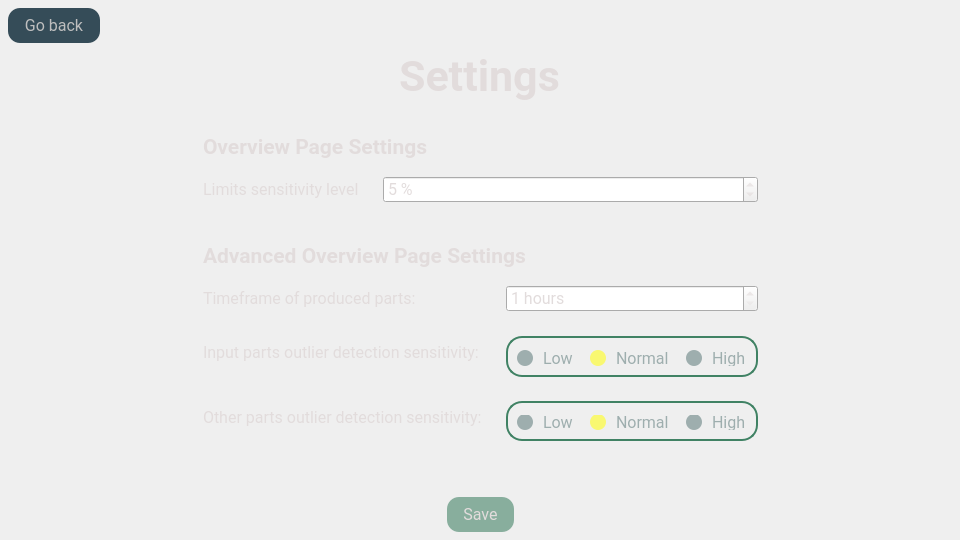
<?xml version="1.0" encoding="UTF-8"?>
<ui version="4.0">
 <author>Boanc Ionut-Silviu</author>
 <class>settings_window</class>
 <widget class="QWidget" name="settings_window">
  <property name="geometry">
   <rect>
    <x>0</x>
    <y>0</y>
    <width>960</width>
    <height>540</height>
   </rect>
  </property>
  <property name="sizePolicy">
   <sizepolicy hsizetype="MinimumExpanding" vsizetype="MinimumExpanding">
    <horstretch>0</horstretch>
    <verstretch>0</verstretch>
   </sizepolicy>
  </property>
  <property name="minimumSize">
   <size>
    <width>960</width>
    <height>540</height>
   </size>
  </property>
  <property name="maximumSize">
   <size>
    <width>16777215</width>
    <height>16777215</height>
   </size>
  </property>
  <property name="font">
   <font>
    <family>Vitesco</family>
    <pointsize>12</pointsize>
   </font>
  </property>
  <property name="windowTitle">
   <string>CIIT</string>
  </property>
  <property name="styleSheet">
   <string notr="true">QPushButton {
border-radius: 12px;
padding-left: 16px;
padding-right: 16px;
padding-top: 8 px;
padding-bottom: 8 px;
}

QRadioButton {
	font: 12pt Roboto;
	color: rgb(158, 174, 174);
    spacing: 10px;
}

QRadioButton::indicator {
    width: 16px;
    height: 16px;
	background-color: rgb(158, 174, 174);
	border-radius: 8px;
}

QRadioButton#rb_low_input::indicator:checked,
 QRadioButton#rb_low_other::indicator:checked{
   
	background-color: rgb(64, 130, 100);
}

QRadioButton#rb_normal_input::indicator:checked,
 QRadioButton#rb_normal_other::indicator:checked {
   
	background-color: rgb(249, 248, 113);
}

QRadioButton#rb_high_input::indicator:checked,
 QRadioButton#rb_high_other::indicator:checked {
   background-color: rgb(138, 29, 0);
}
</string>
  </property>
  <layout class="QGridLayout" name="gridLayout">
   <property name="leftMargin">
    <number>8</number>
   </property>
   <property name="topMargin">
    <number>8</number>
   </property>
   <property name="rightMargin">
    <number>8</number>
   </property>
   <property name="bottomMargin">
    <number>8</number>
   </property>
   <property name="spacing">
    <number>8</number>
   </property>
   <item row="3" column="1">
    <layout class="QVBoxLayout" name="vl_contents">
     <property name="spacing">
      <number>16</number>
     </property>
     <property name="leftMargin">
      <number>24</number>
     </property>
     <property name="topMargin">
      <number>24</number>
     </property>
     <property name="rightMargin">
      <number>24</number>
     </property>
     <property name="bottomMargin">
      <number>48</number>
     </property>
     <item alignment="Qt::AlignmentFlag::AlignLeft|Qt::AlignmentFlag::AlignTop">
      <widget class="QLabel" name="lb_overview_title">
       <property name="font">
        <font>
         <family>Roboto</family>
         <pointsize>16</pointsize>
         <bold>true</bold>
        </font>
       </property>
       <property name="styleSheet">
        <string notr="true">color: rgb(226, 220, 220);</string>
       </property>
       <property name="text">
        <string>Overview Page Settings</string>
       </property>
      </widget>
     </item>
     <item>
      <layout class="QFormLayout" name="fl_overview">
       <property name="horizontalSpacing">
        <number>24</number>
       </property>
       <property name="verticalSpacing">
        <number>24</number>
       </property>
       <item row="0" column="0">
        <widget class="QLabel" name="lb_limit_sensitivity">
         <property name="font">
          <font>
           <family>Roboto</family>
           <pointsize>12</pointsize>
          </font>
         </property>
         <property name="styleSheet">
          <string notr="true">color:rgb(226, 220, 220);</string>
         </property>
         <property name="text">
          <string>Limits sensitivity level</string>
         </property>
        </widget>
       </item>
       <item row="0" column="1">
        <widget class="QSpinBox" name="sb_limit_sensitivity">
         <property name="font">
          <font>
           <family>Roboto</family>
           <pointsize>12</pointsize>
           <bold>false</bold>
          </font>
         </property>
         <property name="styleSheet">
          <string notr="true">color: rgb(226, 220, 220);</string>
         </property>
         <property name="wrapping">
          <bool>false</bool>
         </property>
         <property name="alignment">
          <set>Qt::AlignmentFlag::AlignLeading|Qt::AlignmentFlag::AlignLeft|Qt::AlignmentFlag::AlignVCenter</set>
         </property>
         <property name="buttonSymbols">
          <enum>QAbstractSpinBox::ButtonSymbols::UpDownArrows</enum>
         </property>
         <property name="accelerated">
          <bool>true</bool>
         </property>
         <property name="suffix">
          <string> %</string>
         </property>
         <property name="maximum">
          <number>100</number>
         </property>
         <property name="value">
          <number>5</number>
         </property>
        </widget>
       </item>
       <item row="1" column="0">
        <spacer name="verticalSpacer">
         <property name="orientation">
          <enum>Qt::Orientation::Vertical</enum>
         </property>
         <property name="sizeHint" stdset="0">
          <size>
           <width>20</width>
           <height>40</height>
          </size>
         </property>
        </spacer>
       </item>
      </layout>
     </item>
     <item>
      <widget class="QLabel" name="lb_advanced_overview_title">
       <property name="font">
        <font>
         <family>Roboto</family>
         <pointsize>16</pointsize>
         <bold>true</bold>
        </font>
       </property>
       <property name="styleSheet">
        <string notr="true">color: rgb(226, 220, 220);</string>
       </property>
       <property name="text">
        <string>Advanced Overview Page Settings</string>
       </property>
      </widget>
     </item>
     <item>
      <layout class="QFormLayout" name="fl_advanced">
       <property name="horizontalSpacing">
        <number>24</number>
       </property>
       <property name="verticalSpacing">
        <number>24</number>
       </property>
       <item row="0" column="0">
        <widget class="QLabel" name="lb_timeframe">
         <property name="font">
          <font>
           <family>Roboto</family>
           <pointsize>12</pointsize>
          </font>
         </property>
         <property name="styleSheet">
          <string notr="true">color: rgb(226, 220, 220);</string>
         </property>
         <property name="text">
          <string>Timeframe of produced parts: </string>
         </property>
        </widget>
       </item>
       <item row="0" column="1">
        <widget class="QSpinBox" name="sb_timeframe">
         <property name="font">
          <font>
           <family>Roboto</family>
           <pointsize>12</pointsize>
          </font>
         </property>
         <property name="styleSheet">
          <string notr="true">color: rgb(226, 220, 220);</string>
         </property>
         <property name="buttonSymbols">
          <enum>QAbstractSpinBox::ButtonSymbols::UpDownArrows</enum>
         </property>
         <property name="suffix">
          <string> hours</string>
         </property>
         <property name="minimum">
          <number>1</number>
         </property>
         <property name="maximum">
          <number>8</number>
         </property>
        </widget>
       </item>
       <item row="1" column="0">
        <widget class="QLabel" name="lb_input_sensitivity">
         <property name="font">
          <font>
           <family>Roboto</family>
           <pointsize>12</pointsize>
          </font>
         </property>
         <property name="styleSheet">
          <string notr="true">color: rgb(226, 220, 220);</string>
         </property>
         <property name="text">
          <string>Input parts outlier detection sensitivity:</string>
         </property>
        </widget>
       </item>
       <item row="3" column="0">
        <widget class="QLabel" name="lb_other_sensitivity">
         <property name="font">
          <font>
           <family>Roboto</family>
           <pointsize>12</pointsize>
          </font>
         </property>
         <property name="styleSheet">
          <string notr="true">color: rgb(226, 220, 220);</string>
         </property>
         <property name="text">
          <string>Other parts outlier detection sensitivity:</string>
         </property>
        </widget>
       </item>
       <item row="1" column="1">
        <widget class="QGroupBox" name="gb_input_sensitivity">
         <property name="styleSheet">
          <string notr="true">QGroupBox {
    border-radius: 16px;	
	border-style: solid;
    border-width: 2px;
	border-color:  rgb(64, 130, 100);
}</string>
         </property>
         <property name="title">
          <string/>
         </property>
         <layout class="QHBoxLayout" name="horizontalLayout_6">
          <property name="spacing">
           <number>16</number>
          </property>
          <property name="leftMargin">
           <number>8</number>
          </property>
          <property name="topMargin">
           <number>8</number>
          </property>
          <property name="rightMargin">
           <number>8</number>
          </property>
          <property name="bottomMargin">
           <number>8</number>
          </property>
          <item>
           <widget class="QRadioButton" name="rb_low_input">
            <property name="font">
             <font>
              <family>Roboto</family>
              <pointsize>12</pointsize>
              <italic>false</italic>
              <bold>false</bold>
             </font>
            </property>
            <property name="text">
             <string>Low</string>
            </property>
           </widget>
          </item>
          <item>
           <widget class="QRadioButton" name="rb_normal_input">
            <property name="text">
             <string>Normal</string>
            </property>
            <property name="checked">
             <bool>true</bool>
            </property>
           </widget>
          </item>
          <item>
           <widget class="QRadioButton" name="rb_high_input">
            <property name="text">
             <string>High</string>
            </property>
           </widget>
          </item>
         </layout>
        </widget>
       </item>
       <item row="3" column="1">
        <widget class="QGroupBox" name="gb_other_sensitivity">
         <property name="styleSheet">
          <string notr="true">QGroupBox {
    border-radius: 16px;	
	border-style: solid;
    border-width: 2px;
	border-color:  rgb(64, 130, 100);
}</string>
         </property>
         <property name="title">
          <string/>
         </property>
         <layout class="QHBoxLayout" name="horizontalLayout_7">
          <property name="spacing">
           <number>16</number>
          </property>
          <property name="leftMargin">
           <number>8</number>
          </property>
          <property name="topMargin">
           <number>8</number>
          </property>
          <property name="rightMargin">
           <number>8</number>
          </property>
          <property name="bottomMargin">
           <number>8</number>
          </property>
          <item>
           <widget class="QRadioButton" name="rb_low_other">
            <property name="text">
             <string>Low</string>
            </property>
           </widget>
          </item>
          <item>
           <widget class="QRadioButton" name="rb_normal_other">
            <property name="text">
             <string>Normal</string>
            </property>
            <property name="checked">
             <bool>true</bool>
            </property>
           </widget>
          </item>
          <item>
           <widget class="QRadioButton" name="rb_high_other">
            <property name="text">
             <string>High</string>
            </property>
           </widget>
          </item>
         </layout>
        </widget>
       </item>
      </layout>
     </item>
    </layout>
   </item>
   <item row="1" column="0" colspan="3" alignment="Qt::AlignmentFlag::AlignHCenter|Qt::AlignmentFlag::AlignTop">
    <widget class="QLabel" name="lb_title">
     <property name="maximumSize">
      <size>
       <width>16777215</width>
       <height>16777215</height>
      </size>
     </property>
     <property name="font">
      <font>
       <family>Roboto</family>
       <pointsize>32</pointsize>
       <bold>true</bold>
       <strikeout>false</strikeout>
      </font>
     </property>
     <property name="styleSheet">
      <string notr="true">QLabel
{
	color: rgb(226, 220, 220);
}</string>
     </property>
     <property name="text">
      <string>Settings</string>
     </property>
     <property name="alignment">
      <set>Qt::AlignmentFlag::AlignCenter</set>
     </property>
    </widget>
   </item>
   <item row="13" column="1">
    <spacer name="vs_bottom">
     <property name="orientation">
      <enum>Qt::Orientation::Vertical</enum>
     </property>
     <property name="sizeType">
      <enum>QSizePolicy::Policy::Expanding</enum>
     </property>
     <property name="sizeHint" stdset="0">
      <size>
       <width>20</width>
       <height>40</height>
      </size>
     </property>
    </spacer>
   </item>
   <item row="12" column="1" alignment="Qt::AlignmentFlag::AlignHCenter|Qt::AlignmentFlag::AlignVCenter">
    <widget class="QPushButton" name="pb_save">
     <property name="enabled">
      <bool>false</bool>
     </property>
     <property name="sizePolicy">
      <sizepolicy hsizetype="Minimum" vsizetype="Fixed">
       <horstretch>0</horstretch>
       <verstretch>0</verstretch>
      </sizepolicy>
     </property>
     <property name="minimumSize">
      <size>
       <width>64</width>
       <height>0</height>
      </size>
     </property>
     <property name="maximumSize">
      <size>
       <width>128</width>
       <height>16777215</height>
      </size>
     </property>
     <property name="font">
      <font>
       <family>Roboto</family>
       <pointsize>12</pointsize>
      </font>
     </property>
     <property name="styleSheet">
      <string notr="true">QPushButton {
	background-color: rgb(64, 130, 100);
	color: rgb(226, 220, 220);
    }
    QPushButton:hover {
	background-color: rgb(51, 104, 79);
    }

    QPushButton:pressed {
	
	background-color: rgb(36, 72, 55);
    }
QPushButton:disabled{
	
	background-color: rgba(64, 130, 100, 150);
    }</string>
     </property>
     <property name="text">
      <string>Save</string>
     </property>
    </widget>
   </item>
   <item row="0" column="0" alignment="Qt::AlignmentFlag::AlignLeft|Qt::AlignmentFlag::AlignTop">
    <widget class="QPushButton" name="pb_back">
     <property name="font">
      <font>
       <family>Roboto</family>
       <pointsize>12</pointsize>
      </font>
     </property>
     <property name="styleSheet">
      <string notr="true">QPushButton {
border-radius: 12px;
background-color: rgb(53, 76, 88);
color: rgb(190, 190, 190);
padding-left: 16px;
padding-right: 16px;
padding-top: 8 px;
padding-bottom: 8 px;
}</string>
     </property>
     <property name="text">
      <string>Go back</string>
     </property>
    </widget>
   </item>
  </layout>
 </widget>
 <tabstops>
  <tabstop>pb_back</tabstop>
  <tabstop>pb_save</tabstop>
  <tabstop>rb_low_input</tabstop>
  <tabstop>sb_timeframe</tabstop>
  <tabstop>sb_limit_sensitivity</tabstop>
  <tabstop>rb_normal_input</tabstop>
  <tabstop>rb_high_input</tabstop>
  <tabstop>rb_low_other</tabstop>
  <tabstop>rb_normal_other</tabstop>
  <tabstop>rb_high_other</tabstop>
 </tabstops>
 <resources/>
 <connections/>
 <designerdata>
  <property name="gridDeltaX">
   <number>8</number>
  </property>
  <property name="gridDeltaY">
   <number>8</number>
  </property>
  <property name="gridSnapX">
   <bool>true</bool>
  </property>
  <property name="gridSnapY">
   <bool>true</bool>
  </property>
  <property name="gridVisible">
   <bool>true</bool>
  </property>
 </designerdata>
</ui>
